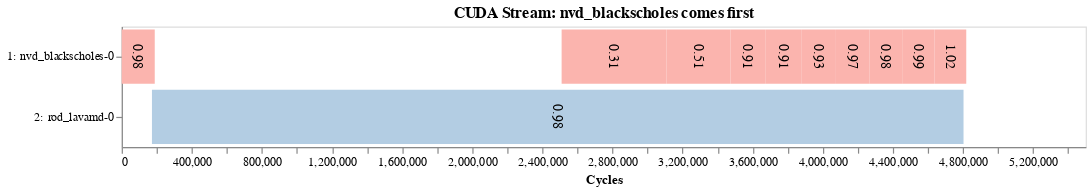
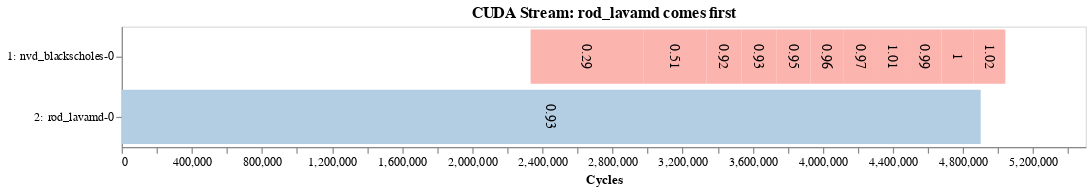
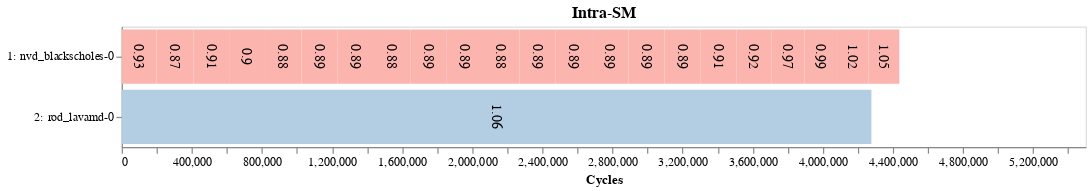

The notebook cell these images were saved under, in order:
### Code cell
apps = ['nvd_blackscholes-0', 'rod_lavamd-0']

width=800
xlim = 5200000

gen_altair.draw_timeline_from_console(apps, 's1.txt', df_seq, title="CUDA Stream: nvd_blackscholes comes first", width=width, xmax=xlim).display()
gen_altair.draw_timeline_from_console(apps, 's2.txt', df_seq, title="CUDA Stream: rod_lavamd comes first", width=width, xmax=xlim).display()
print("nvd_blackscholes-0: 16 CTAs/SM")
print("rod_lavamd-0: 9 CTAs/SM")

gen_altair.draw_timeline_from_console(apps, 'intra.txt', df_seq, title="Intra-SM", width=width, xmax=xlim).display()
print("nvd_blackscholes-0: 6 CTAs/SM")
print("rod_lavamd-0: 6 CTAs/SM")

### Figure 1 — Vega-Lite specification as saved in the notebook (floating-point values rounded to 4 significant figures)
{"config": {"view": {"continuousWidth": 400, "continuousHeight": 300}, "axis": {"grid": false}, "header": {"titleColor": "black", "titleFontSize": 14}}, "layer": [{"mark": "bar", "encoding": {"color": {"type": "nominal", "field": "kernel", "legend": null, "scale": {"scheme": "pastel1"}}, "x": {"type": "quantitative", "field": "start", "scale": {"domain": [0, 5200000]}, "title": "Cycles"}, "x2": {"field": "end"}, "y": {"type": "nominal", "field": "stream", "sort": null}}, "height": 100, "title": "CUDA Stream: nvd_blackscholes comes first", "width": 800}, {"mark": {"type": "text", "align": "center", "angle": 90, "baseline": "middle", "color": "black", "fontSize": 12}, "encoding": {"text": {"type": "quantitative", "field": "norm"}, "x": {"type": "quantitative", "field": "position"}, "y": {"type": "nominal", "field": "stream", "sort": "ascending", "title": null}}}], "data": {"name": "data-d37b87911ba4ab7a27e7dded44126f10"}, "$schema": "https://vega.github.io/schema/vega-lite/v4.8.1.json", "datasets": {"data-d37b87911ba4ab7a27e7dded44126f10": [{"end": 188549, "kernel": "_Z15BlackScholesGPUP6float2S0_S0_S0_S0_ffi", "norm": 0.98, "position": 94280.0, "start": 1, "stream": "1: nvd_blackscholes-0"}, {"end": 3108876, "kernel": "_Z15BlackScholesGPUP6float2S0_S0_S0_S0_ffi", "norm": 0.31, "position": 2809000.0, "start": 2509873, "stream": "1: nvd_blackscholes-0"}, {"end": 3473116, "kernel": "_Z15BlackScholesGPUP6float2S0_S0_S0_S0_ffi", "norm": 0.51, "position": 3291000.0, "start": 3108880, "stream": "1: nvd_blackscholes-0"}, {"end": 3674686, "kernel": "_Z15BlackScholesGPUP6float2S0_S0_S0_S0_ffi", "norm": 0.91, "position": 3574000.0, "start": 3473119, "stream": "1: nvd_blackscholes-0"}, {"end": 3876786, "kernel": "_Z15BlackScholesGPUP6float2S0_S0_S0_S0_ffi", "norm": 0.91, "position": 3776000.0, "start": 3674689, "stream": "1: nvd_blackscholes-0"}, {"end": 4074829, "kernel": "_Z15BlackScholesGPUP6float2S0_S0_S0_S0_ffi", "norm": 0.93, "position": 3976000.0, "start": 3876789, "stream": "1: nvd_blackscholes-0"}, {"end": 4265398, "kernel": "_Z15BlackScholesGPUP6float2S0_S0_S0_S0_ffi", "norm": 0.97, "position": 4170000.0, "start": 4074832, "stream": "1: nvd_blackscholes-0"}, {"end": 4452779, "kernel": "_Z15BlackScholesGPUP6float2S0_S0_S0_S0_ffi", "norm": 0.98, "position": 4359000.0, "start": 4265403, "stream": "1: nvd_blackscholes-0"}, {"end": 4638285, "kernel": "_Z15BlackScholesGPUP6float2S0_S0_S0_S0_ffi", "norm": 0.99, "position": 4546000.0, "start": 4452784, "stream": "1: nvd_blackscholes-0"}, {"end": 4802888, "kernel": "_Z15kernel_gpu_cuda7par_str7dim_strP7box_strP11FOUR_VECTORPdS4_", "norm": 0.98, "position": 2488000.0, "start": 172531, "stream": "2: rod_lavamd-0"}, {"end": 4818501, "kernel": "_Z15BlackScholesGPUP6float2S0_S0_S0_S0_ffi", "norm": 1.02, "position": 4728000.0, "start": 4638298, "stream": "1: nvd_blackscholes-0"}]}}

### Figure 2 — Vega-Lite specification as saved in the notebook (floating-point values rounded to 4 significant figures)
{"config": {"view": {"continuousWidth": 400, "continuousHeight": 300}, "axis": {"grid": false}, "header": {"titleColor": "black", "titleFontSize": 14}}, "layer": [{"mark": "bar", "encoding": {"color": {"type": "nominal", "field": "kernel", "legend": null, "scale": {"scheme": "pastel1"}}, "x": {"type": "quantitative", "field": "start", "scale": {"domain": [0, 5200000]}, "title": "Cycles"}, "x2": {"field": "end"}, "y": {"type": "nominal", "field": "stream", "sort": null}}, "height": 100, "title": "CUDA Stream: rod_lavamd comes first", "width": 800}, {"mark": {"type": "text", "align": "center", "angle": 90, "baseline": "middle", "color": "black", "fontSize": 12}, "encoding": {"text": {"type": "quantitative", "field": "norm"}, "x": {"type": "quantitative", "field": "position"}, "y": {"type": "nominal", "field": "stream", "sort": "ascending", "title": null}}}], "data": {"name": "data-d0543939ca549206c324feb0345781a9"}, "$schema": "https://vega.github.io/schema/vega-lite/v4.8.1.json", "datasets": {"data-d0543939ca549206c324feb0345781a9": [{"end": 2975854, "kernel": "_Z15BlackScholesGPUP6float2S0_S0_S0_S0_ffi", "norm": 0.29, "position": 2654000.0, "start": 2332932, "stream": "1: nvd_blackscholes-0"}, {"end": 3337181, "kernel": "_Z15BlackScholesGPUP6float2S0_S0_S0_S0_ffi", "norm": 0.51, "position": 3157000.0, "start": 2975857, "stream": "1: nvd_blackscholes-0"}, {"end": 3537094, "kernel": "_Z15BlackScholesGPUP6float2S0_S0_S0_S0_ffi", "norm": 0.92, "position": 3437000.0, "start": 3337185, "stream": "1: nvd_blackscholes-0"}, {"end": 3734585, "kernel": "_Z15BlackScholesGPUP6float2S0_S0_S0_S0_ffi", "norm": 0.93, "position": 3636000.0, "start": 3537099, "stream": "1: nvd_blackscholes-0"}, {"end": 3929258, "kernel": "_Z15BlackScholesGPUP6float2S0_S0_S0_S0_ffi", "norm": 0.95, "position": 3832000.0, "start": 3734588, "stream": "1: nvd_blackscholes-0"}, {"end": 4120014, "kernel": "_Z15BlackScholesGPUP6float2S0_S0_S0_S0_ffi", "norm": 0.96, "position": 4025000.0, "start": 3929262, "stream": "1: nvd_blackscholes-0"}, {"end": 4308978, "kernel": "_Z15BlackScholesGPUP6float2S0_S0_S0_S0_ffi", "norm": 0.97, "position": 4214000.0, "start": 4120018, "stream": "1: nvd_blackscholes-0"}, {"end": 4492069, "kernel": "_Z15BlackScholesGPUP6float2S0_S0_S0_S0_ffi", "norm": 1.01, "position": 4401000.0, "start": 4308984, "stream": "1: nvd_blackscholes-0"}, {"end": 4677136, "kernel": "_Z15BlackScholesGPUP6float2S0_S0_S0_S0_ffi", "norm": 0.99, "position": 4585000.0, "start": 4492076, "stream": "1: nvd_blackscholes-0"}, {"end": 4861136, "kernel": "_Z15BlackScholesGPUP6float2S0_S0_S0_S0_ffi", "norm": 1.0, "position": 4769000.0, "start": 4677144, "stream": "1: nvd_blackscholes-0"}, {"end": 4900848, "kernel": "_Z15kernel_gpu_cuda7par_str7dim_strP7box_strP11FOUR_VECTORPdS4_", "norm": 0.93, "position": 2450000.0, "start": 1, "stream": "2: rod_lavamd-0"}, {"end": 5041425, "kernel": "_Z15BlackScholesGPUP6float2S0_S0_S0_S0_ffi", "norm": 1.02, "position": 4951000.0, "start": 4861148, "stream": "1: nvd_blackscholes-0"}]}}

### Figure 3 — Vega-Lite specification as saved in the notebook (floating-point values rounded to 4 significant figures)
{"config": {"view": {"continuousWidth": 400, "continuousHeight": 300}, "axis": {"grid": false}, "header": {"titleColor": "black", "titleFontSize": 14}}, "layer": [{"mark": "bar", "encoding": {"color": {"type": "nominal", "field": "kernel", "legend": null, "scale": {"scheme": "pastel1"}}, "x": {"type": "quantitative", "field": "start", "scale": {"domain": [0, 5200000]}, "title": "Cycles"}, "x2": {"field": "end"}, "y": {"type": "nominal", "field": "stream", "sort": null}}, "height": 100, "title": "Intra-SM", "width": 800}, {"mark": {"type": "text", "align": "center", "angle": 90, "baseline": "middle", "color": "black", "fontSize": 12}, "encoding": {"text": {"type": "quantitative", "field": "norm"}, "x": {"type": "quantitative", "field": "position"}, "y": {"type": "nominal", "field": "stream", "sort": "ascending", "title": null}}}], "data": {"name": "data-2aeae2d388d2e52a31f0cb8f8bf09a0d"}, "$schema": "https://vega.github.io/schema/vega-lite/v4.8.1.json", "datasets": {"data-2aeae2d388d2e52a31f0cb8f8bf09a0d": [{"end": 198795, "kernel": "_Z15BlackScholesGPUP6float2S0_S0_S0_S0_ffi", "norm": 0.93, "position": 99400.0, "start": 1, "stream": "1: nvd_blackscholes-0"}, {"end": 409742, "kernel": "_Z15BlackScholesGPUP6float2S0_S0_S0_S0_ffi", "norm": 0.87, "position": 304300.0, "start": 198798, "stream": "1: nvd_blackscholes-0"}, {"end": 612888, "kernel": "_Z15BlackScholesGPUP6float2S0_S0_S0_S0_ffi", "norm": 0.91, "position": 511300.0, "start": 409745, "stream": "1: nvd_blackscholes-0"}, {"end": 817189, "kernel": "_Z15BlackScholesGPUP6float2S0_S0_S0_S0_ffi", "norm": 0.9, "position": 715000.0, "start": 612891, "stream": "1: nvd_blackscholes-0"}, {"end": 1026291, "kernel": "_Z15BlackScholesGPUP6float2S0_S0_S0_S0_ffi", "norm": 0.88, "position": 921700.0, "start": 817192, "stream": "1: nvd_blackscholes-0"}, {"end": 1232121, "kernel": "_Z15BlackScholesGPUP6float2S0_S0_S0_S0_ffi", "norm": 0.89, "position": 1129000.0, "start": 1026294, "stream": "1: nvd_blackscholes-0"}, {"end": 1439226, "kernel": "_Z15BlackScholesGPUP6float2S0_S0_S0_S0_ffi", "norm": 0.89, "position": 1336000.0, "start": 1232125, "stream": "1: nvd_blackscholes-0"}, {"end": 1648378, "kernel": "_Z15BlackScholesGPUP6float2S0_S0_S0_S0_ffi", "norm": 0.88, "position": 1544000.0, "start": 1439229, "stream": "1: nvd_blackscholes-0"}, {"end": 1854775, "kernel": "_Z15BlackScholesGPUP6float2S0_S0_S0_S0_ffi", "norm": 0.89, "position": 1752000.0, "start": 1648381, "stream": "1: nvd_blackscholes-0"}, {"end": 2061339, "kernel": "_Z15BlackScholesGPUP6float2S0_S0_S0_S0_ffi", "norm": 0.89, "position": 1958000.0, "start": 1854778, "stream": "1: nvd_blackscholes-0"}, {"end": 2269499, "kernel": "_Z15BlackScholesGPUP6float2S0_S0_S0_S0_ffi", "norm": 0.88, "position": 2165000.0, "start": 2061342, "stream": "1: nvd_blackscholes-0"}, {"end": 2476329, "kernel": "_Z15BlackScholesGPUP6float2S0_S0_S0_S0_ffi", "norm": 0.89, "position": 2373000.0, "start": 2269502, "stream": "1: nvd_blackscholes-0"}, {"end": 2683545, "kernel": "_Z15BlackScholesGPUP6float2S0_S0_S0_S0_ffi", "norm": 0.89, "position": 2580000.0, "start": 2476333, "stream": "1: nvd_blackscholes-0"}, {"end": 2891083, "kernel": "_Z15BlackScholesGPUP6float2S0_S0_S0_S0_ffi", "norm": 0.89, "position": 2787000.0, "start": 2683549, "stream": "1: nvd_blackscholes-0"}, {"end": 3097367, "kernel": "_Z15BlackScholesGPUP6float2S0_S0_S0_S0_ffi", "norm": 0.89, "position": 2994000.0, "start": 2891087, "stream": "1: nvd_blackscholes-0"}, {"end": 3303724, "kernel": "_Z15BlackScholesGPUP6float2S0_S0_S0_S0_ffi", "norm": 0.89, "position": 3201000.0, "start": 3097371, "stream": "1: nvd_blackscholes-0"}, {"end": 3506897, "kernel": "_Z15BlackScholesGPUP6float2S0_S0_S0_S0_ffi", "norm": 0.91, "position": 3405000.0, "start": 3303727, "stream": "1: nvd_blackscholes-0"}, {"end": 3705990, "kernel": "_Z15BlackScholesGPUP6float2S0_S0_S0_S0_ffi", "norm": 0.92, "position": 3606000.0, "start": 3506900, "stream": "1: nvd_blackscholes-0"}, {"end": 3895159, "kernel": "_Z15BlackScholesGPUP6float2S0_S0_S0_S0_ffi", "norm": 0.97, "position": 3801000.0, "start": 3705994, "stream": "1: nvd_blackscholes-0"}, {"end": 4081336, "kernel": "_Z15BlackScholesGPUP6float2S0_S0_S0_S0_ffi", "norm": 0.99, "position": 3988000.0, "start": 3895163, "stream": "1: nvd_blackscholes-0"}, {"end": 4261750, "kernel": "_Z15BlackScholesGPUP6float2S0_S0_S0_S0_ffi", "norm": 1.02, "position": 4172000.0, "start": 4081343, "stream": "1: nvd_blackscholes-0"}, {"end": 4277445, "kernel": "_Z15kernel_gpu_cuda7par_str7dim_strP7box_strP11FOUR_VECTORPdS4_", "norm": 1.06, "position": 2139000.0, "start": 13, "stream": "2: rod_lavamd-0"}, {"end": 4436558, "kernel": "_Z15BlackScholesGPUP6float2S0_S0_S0_S0_ffi", "norm": 1.05, "position": 4349000.0, "start": 4261765, "stream": "1: nvd_blackscholes-0"}]}}
